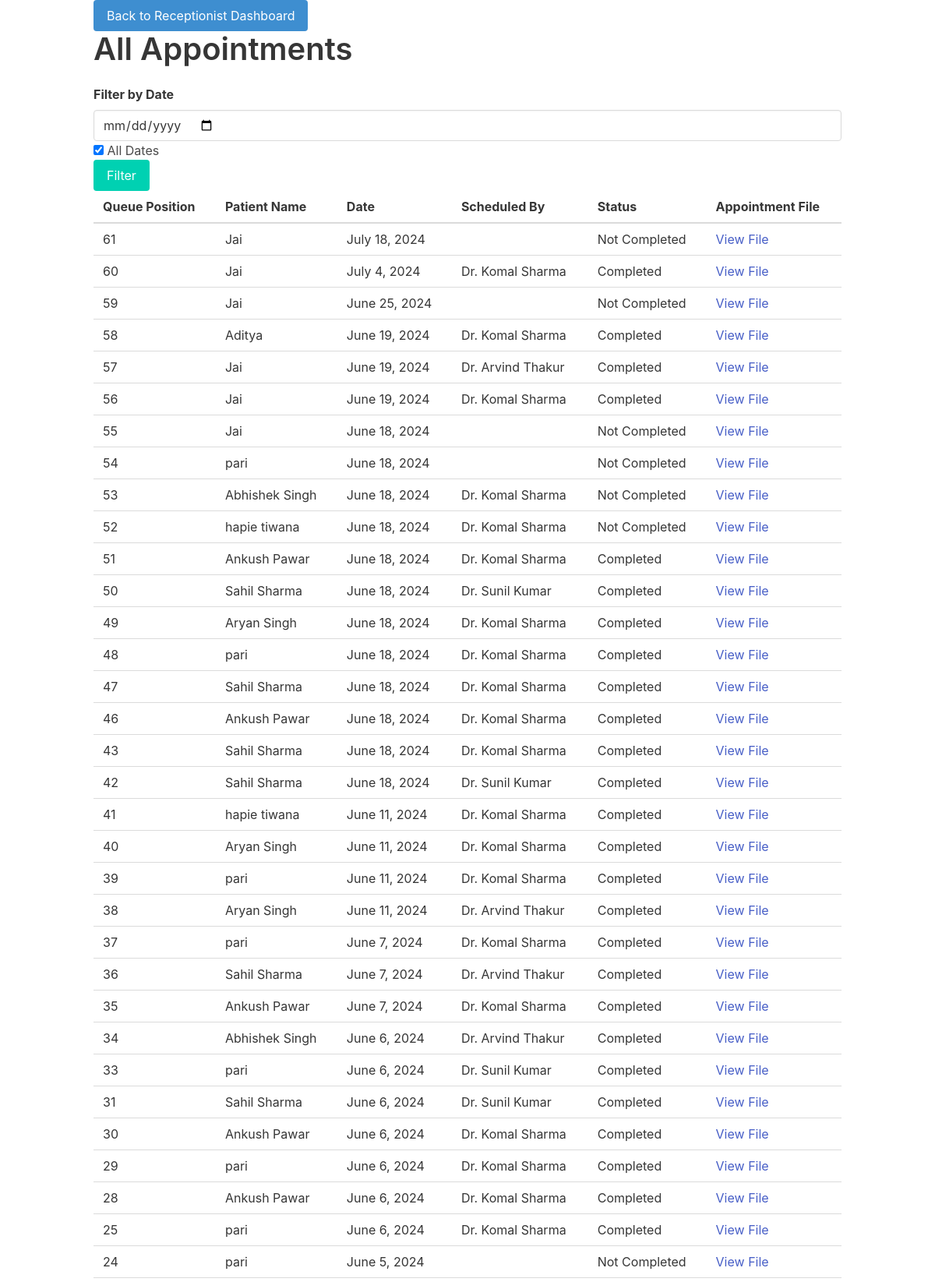
Screenshot of /all_appointments/ (upper part) with the database file from the repository.
### patient/models.py (models this page shows, shortened)
class Appointment(models.Model):
    patient = models.ForeignKey(patient, on_delete=models.CASCADE)
    queue_position = models.IntegerField(default=0)
    date = models.DateField()
    is_completed = models.BooleanField(default=False)
    appointment_file = models.FileField(upload_to='appointments/', blank=True, null=True)
    urgency = models.IntegerField()
    scheduled_by = models.ForeignKey(Doctor, on_delete=models.CASCADE, null=True, blank=True)
    arrival_time = models.DateTimeField(blank=True, null=True)
    service_start_time = models.DateTimeField(blank=True, null=True)
    service_end_time = models.DateTimeField(blank=True, null=True)
    location_wait_time = models.IntegerField()
    estimated_start_service_time = models.DateTimeField(null=True, blank=True)

class patient(models.Model):
    options = [
        ('male', 'male'),
        ('female', 'female'),
        ('others', 'others'),
    ]
    name=models.CharField(max_length=50)
    email=models.EmailField()
    address=models.TextField()
    height=models.IntegerField()
    weight=models.IntegerField()
    dob=models.DateField()
    gender = models.CharField(max_length=20, choices=options, default='male')
    password = models.CharField(max_length=20, default='1234')

class Doctor(models.Model):
    name = models.CharField(max_length=100)
    speciality =models.CharField(max_length=50, default='Internal medicine')
    current_load = models.IntegerField(default=0)

### first/views.py (the view)
# urls.py: path('all_appointments/', views.all_appointments, name='all_appointments'),
def all_appointments(request):
    all_appointments = Appointment.objects.all().order_by('-queue_position')
    selected_date = request.GET.get('date')
    if selected_date:
        selected_date = parse_date(selected_date)
        all_appointments = all_appointments.filter(date=selected_date)
    return render(request, 'all_appointments.html', {'all_appointments': all_appointments, 'selected_date': selected_date})

### templates/all_appointments.html (shortened to what this page needs)
<!DOCTYPE html>
<html>
<head>
    <link rel="stylesheet" href="https://cdnjs.cloudflare.com/ajax/libs/bulma/0.9.3/css/bulma.min.css">
</head>
<body>
    <div class="container">
        <a href="{% url 'receptionist_dashboard' %}" class="button is-info">Back to Receptionist Dashboard</a>
        <h2 class="title is-2">All Appointments</h2>
        <form method="GET" action="{% url 'all_appointments' %}">
            <div class="field">
                <label class="label">Filter by Date</label>
                <div class="control">
                    <input type="date" name="date" class="input" value="{{ selected_date|date:'Y-m-d' }}"
                           {% if selected_date and selected_date.lower == 'all' %} disabled {% endif %}>
                </div>
                <div class="control">
                    <label class="checkbox">
                        <input type="checkbox" id="all-dates" name="date" value="all"
                               {% if not selected_date or selected_date.lower == 'all' %} checked {% endif %}> All Dates
                    </label>
                </div>
                <div class="control">
                    <button type="submit" class="button is-primary">Filter</button>
                </div>
            </div>
        </form>
        <table class="table is-fullwidth">
            <thead>
                <tr>
                    <th>Queue Position</th>
                    <th>Patient Name</th>
                    <th>Date</th>
                    <th>Scheduled By</th>
                    <th>Status</th>
                    <th>Appointment File</th>
                </tr>
            </thead>
            <tbody>
                {% for appointment in all_appointments %}
                    <tr>
                        <td>{{ appointment.queue_position }}</td>
                        <td>{{ appointment.patient.name }}</td>
                        <td>{{ appointment.date }}</td>
                        <td>{{ appointment.scheduled_by.name }}</td>
                        <td>{{ appointment.is_completed|yesno:"Completed,Not Completed" }}</td>
                        <td>
                            {% if appointment.appointment_file %}
                                <a href="{% url 'show_appointment_file' appointment.id %}" target="_blank">View File</a>
                            {% else %}
                                No File
                            {% endif %}
                        </td>
                    </tr>
                {% empty %}
                    <tr>
                        <td colspan="6">No appointments found</td>
                    </tr>
                {% endfor %}
            </tbody>
        </table>
    </div>
</body>
</html>

### rows the page displays
Appointment: queue_position "61", patient.name "Jai", date "July 18, 2024", is_completed "Not Completed", shows "View File"
Appointment: queue_position "60", patient.name "Jai", date "July 4, 2024", scheduled_by.name "Dr. Komal Sharma", is_completed "Completed", shows "View File"
Appointment: queue_position "59", patient.name "Jai", date "June 25, 2024", is_completed "Not Completed", shows "View File"
Appointment: queue_position "58", patient.name "Aditya", date "June 19, 2024", scheduled_by.name "Dr. Komal Sharma", is_completed "Completed", shows "View File"
Appointment: queue_position "57", patient.name "Jai", date "June 19, 2024", scheduled_by.name "Dr. Arvind Thakur", is_completed "Completed", shows "View File"
Appointment: queue_position "56", patient.name "Jai", date "June 19, 2024", scheduled_by.name "Dr. Komal Sharma", is_completed "Completed", shows "View File"
Appointment: queue_position "55", patient.name "Jai", date "June 18, 2024", is_completed "Not Completed", shows "View File"
Appointment: queue_position "54", patient.name "pari", date "June 18, 2024", is_completed "Not Completed", shows "View File"
Appointment: queue_position "53", patient.name "Abhishek Singh", date "June 18, 2024", scheduled_by.name "Dr. Komal Sharma", is_completed "Not Completed", shows "View File"
Appointment: queue_position "52", patient.name "hapie tiwana", date "June 18, 2024", scheduled_by.name "Dr. Komal Sharma", is_completed "Not Completed", shows "View File"
Appointment: queue_position "51", patient.name "Ankush Pawar", date "June 18, 2024", scheduled_by.name "Dr. Komal Sharma", is_completed "Completed", shows "View File"
Appointment: queue_position "50", patient.name "Sahil Sharma", date "June 18, 2024", scheduled_by.name "Dr. Sunil Kumar", is_completed "Completed", shows "View File"
Appointment: queue_position "49", patient.name "Aryan Singh", date "June 18, 2024", scheduled_by.name "Dr. Komal Sharma", is_completed "Completed", shows "View File"
Appointment: queue_position "48", patient.name "pari", date "June 18, 2024", scheduled_by.name "Dr. Komal Sharma", is_completed "Completed", shows "View File"
Appointment: queue_position "47", patient.name "Sahil Sharma", date "June 18, 2024", scheduled_by.name "Dr. Komal Sharma", is_completed "Completed", shows "View File"
Appointment: queue_position "46", patient.name "Ankush Pawar", date "June 18, 2024", scheduled_by.name "Dr. Komal Sharma", is_completed "Completed", shows "View File"
Appointment: queue_position "43", patient.name "Sahil Sharma", date "June 18, 2024", scheduled_by.name "Dr. Komal Sharma", is_completed "Completed", shows "View File"
Appointment: queue_position "42", patient.name "Sahil Sharma", date "June 18, 2024", scheduled_by.name "Dr. Sunil Kumar", is_completed "Completed", shows "View File"
Appointment: queue_position "41", patient.name "hapie tiwana", date "June 11, 2024", scheduled_by.name "Dr. Komal Sharma", is_completed "Completed", shows "View File"
Appointment: queue_position "40", patient.name "Aryan Singh", date "June 11, 2024", scheduled_by.name "Dr. Komal Sharma", is_completed "Completed", shows "View File"
Appointment: queue_position "39", patient.name "pari", date "June 11, 2024", scheduled_by.name "Dr. Komal Sharma", is_completed "Completed", shows "View File"
Appointment: queue_position "38", patient.name "Aryan Singh", date "June 11, 2024", scheduled_by.name "Dr. Arvind Thakur", is_completed "Completed", shows "View File"
Appointment: queue_position "37", patient.name "pari", date "June 7, 2024", scheduled_by.name "Dr. Komal Sharma", is_completed "Completed", shows "View File"
Appointment: queue_position "36", patient.name "Sahil Sharma", date "June 7, 2024", scheduled_by.name "Dr. Arvind Thakur", is_completed "Completed", shows "View File"
Appointment: queue_position "35", patient.name "Ankush Pawar", date "June 7, 2024", scheduled_by.name "Dr. Komal Sharma", is_completed "Completed", shows "View File"
Appointment: queue_position "34", patient.name "Abhishek Singh", date "June 6, 2024", scheduled_by.name "Dr. Arvind Thakur", is_completed "Completed", shows "View File"
Appointment: queue_position "33", patient.name "pari", date "June 6, 2024", scheduled_by.name "Dr. Sunil Kumar", is_completed "Completed", shows "View File"
Appointment: queue_position "31", patient.name "Sahil Sharma", date "June 6, 2024", scheduled_by.name "Dr. Sunil Kumar", is_completed "Completed", shows "View File"
Appointment: queue_position "30", patient.name "Ankush Pawar", date "June 6, 2024", scheduled_by.name "Dr. Komal Sharma", is_completed "Completed", shows "View File"
Appointment: queue_position "29", patient.name "pari", date "June 6, 2024", scheduled_by.name "Dr. Komal Sharma", is_completed "Completed", shows "View File"
Appointment: queue_position "28", patient.name "Ankush Pawar", date "June 6, 2024", scheduled_by.name "Dr. Komal Sharma", is_completed "Completed", shows "View File"
Appointment: queue_position "25", patient.name "pari", date "June 6, 2024", scheduled_by.name "Dr. Komal Sharma", is_completed "Completed", shows "View File"
Appointment: queue_position "24", patient.name "pari", date "June 5, 2024", is_completed "Not Completed", shows "View File"
